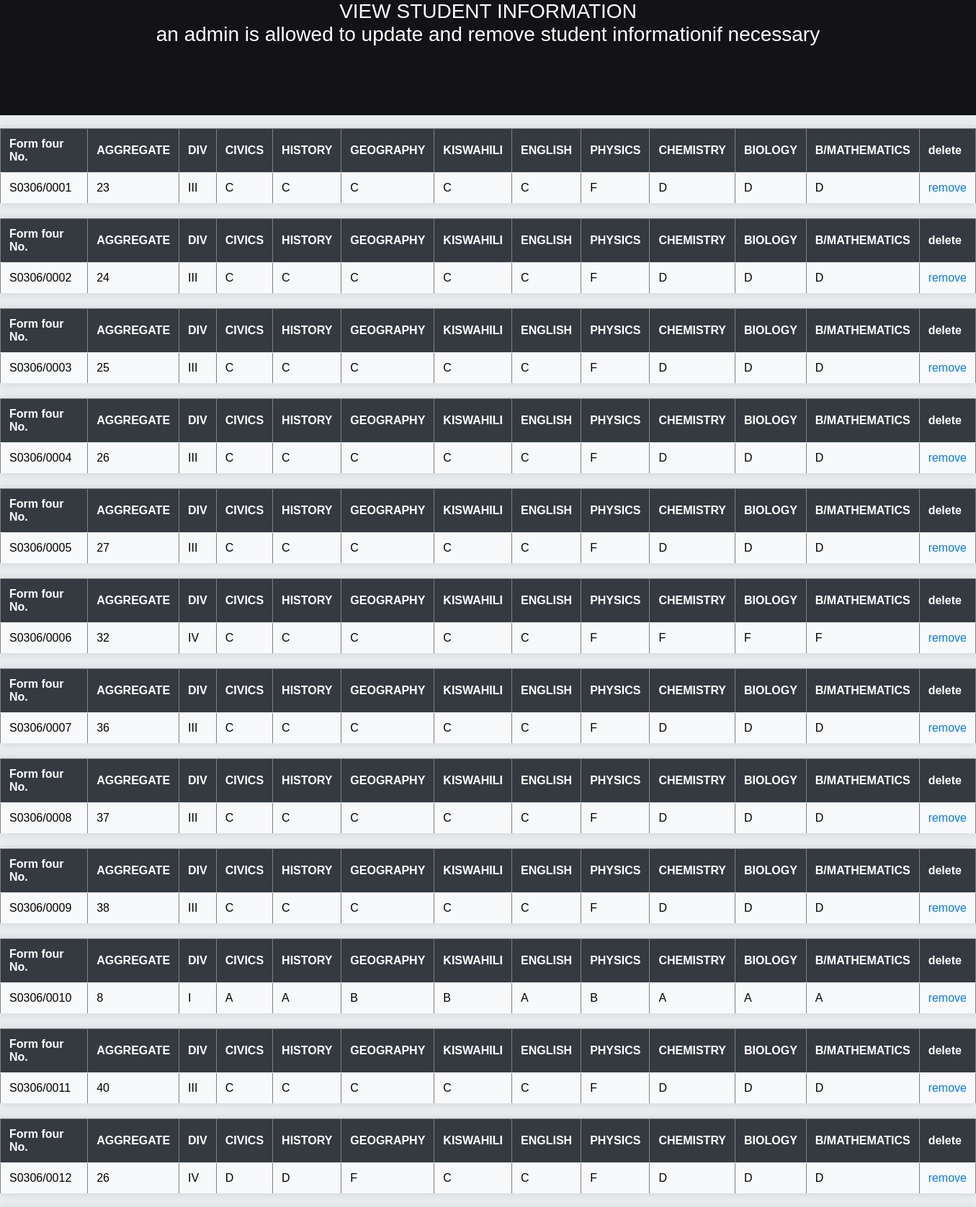
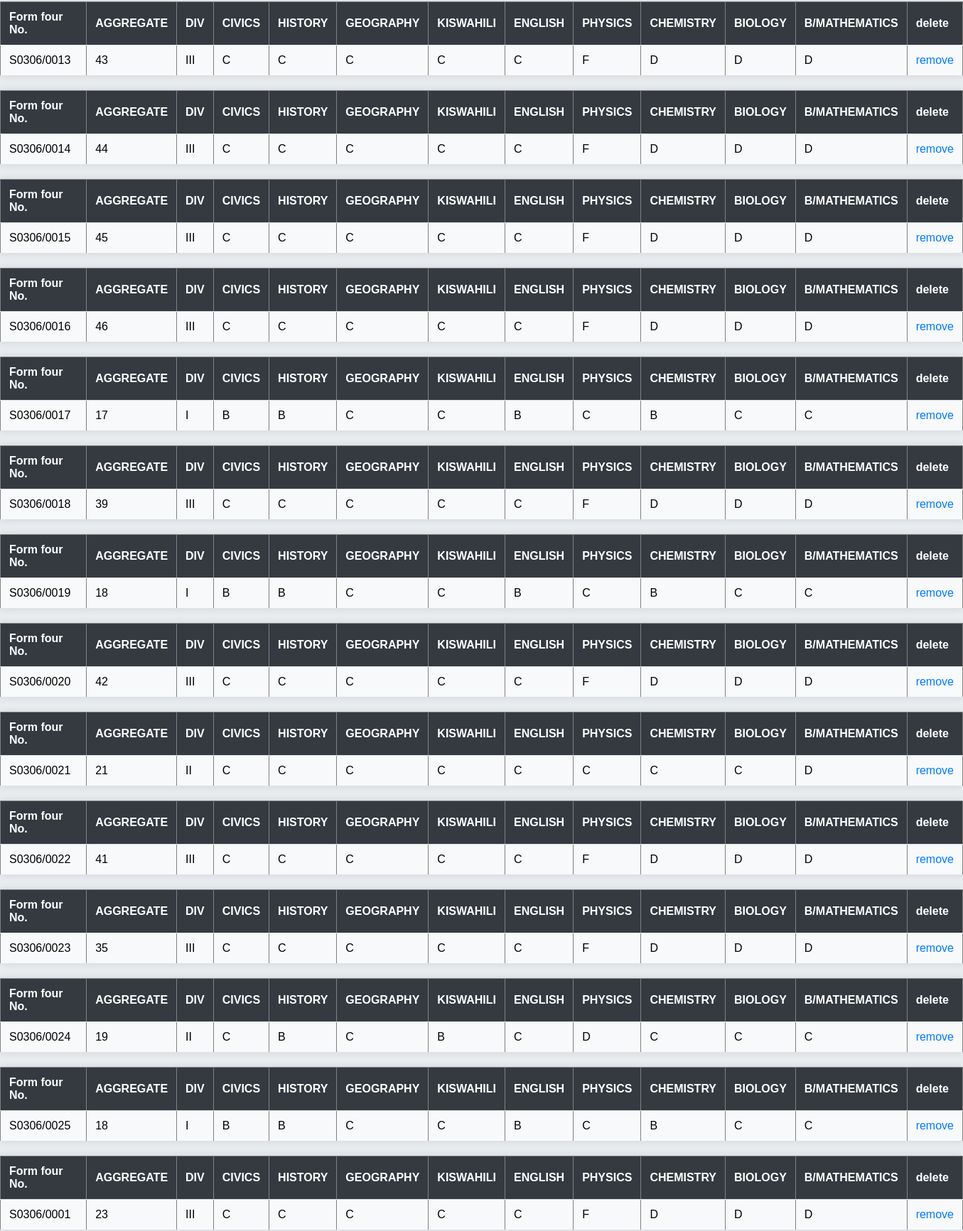
/viewresult.php (upper part), run on the app's committed database (2 pictures, top to bottom).
### tables this page shows
CREATE TABLE `resulttbl1` (
  `uid` int(11) NOT NULL,
  `CNO` varchar(15) NOT NULL,
  `AGGT` int(2) NOT NULL,
  `DIVISION` varchar(3) NOT NULL,
  `CIVICS` varchar(10) NOT NULL,
  `HISTORY` varchar(10) NOT NULL,
  `GEOGRAPHY` varchar(10) NOT NULL,
  `KISWAHILI` varchar(10) NOT NULL,
  `ENGLISH` varchar(10) NOT NULL,
  `PHYSICS` varchar(10) NOT NULL,
  `CHEMISTRY` varchar(10) NOT NULL,
  `BIOLOGY` varchar(10) NOT NULL,
  `MATHEMATICS` varchar(10) NOT NULL,
  `user` varchar(15) NOT NULL
);

### viewresult.php (the view, shortened to what this page needs)
<!DOCTYPE html>
<html>
    <head>
    </head>
    <link rel= "stylesheet" type="text/css" href="cascading/view1.css"/>
    <body>
    <header>
            VIEW STUDENT INFORMATION<br>
        an admin is allowed to update and remove student informationif necessary </header><br>
        <?php
include'connection.php';
$sql="SELECT * FROM resulttbl1 ";
$query=(mysqli_query($conn,$sql));
while($row=mysqli_fetch_array($query)){
    ?>
    <table border='1'>
    <tr>
    <th>Form four No.</th><th>AGGREGATE</th><th>DIV</th><th>CIVICS</th><th>HISTORY</th><th>GEOGRAPHY</th><th>KISWAHILI</th><th>ENGLISH</th><th>PHYSICS</th><th>CHEMISTRY</th><th>BIOLOGY</th><th>B/MATHEMATICS</th>
   <th>delete</th>
   </tr>
   <tr>
    <td><?php echo $row['CNO'];?></td>
   <td><?php echo $row['AGGT'];?></td>
   <td><?php echo $row['DIVISION'];?></td>
   <td><?php echo $row['CIVICS'];?></td>
   <td><?php echo $row['HISTORY'];?></td>
   <td><?php echo $row['GEOGRAPHY'];?></td>
   <td><?php echo $row['KISWAHILI'];?></td>
   <td><?php echo $row['ENGLISH'];?></td>
   <td><?php echo $row['PHYSICS'];?></td>
   <td><?php echo $row['CHEMISTRY'];?></td>
   <td><?php echo $row['BIOLOGY'];?></td>
   <td><?php echo $row['MATHEMATICS'];?></td>
    <td><a href='resultdelete.php?id=<?php echo $row['uid'];?>'>remove</td>
    </tr>
  </table>
 <?php
}
?>
</body>
<html>

### cascading/view1.css (style rules this page uses)
body { font-family: Arial, sans-serif; background-color: #e9ecef; margin: 0; padding: 0px; }
table { width: 100%; border-collapse: collapse; margin-bottom: 20px; background-color: #ffffff; box-shadow: 0 0 10px rgba(0, 0, 0, 0.1); }
th, td { padding: 12px; text-align: left; border-bottom: 1px solid #dee2e6; }
th { background-color: #343a40; color: #ffffff; }
tr:nth-child(even) { background-color: #f8f9fa; }
tr:nth-child(odd) { background-color: #ffffff; }
a { text-decoration: none; color: #007bff; }
header { font-size:28px; color:white; background-color:rgb(18, 18, 23); height:20vh; text-align:center; width:100%; }

### data on the page
resulttbl1: CNO "S0306/0001", AGGT "23", DIVISION "III", CIVICS "C", HISTORY "C", GEOGRAPHY "C", KISWAHILI "C", ENGLISH "C", PHYSICS "F", CHEMISTRY "D", BIOLOGY "D", MATHEMATICS "D"
resulttbl1: CNO "S0306/0002", AGGT "24", DIVISION "III", CIVICS "C", HISTORY "C", GEOGRAPHY "C", KISWAHILI "C", ENGLISH "C", PHYSICS "F", CHEMISTRY "D", BIOLOGY "D", MATHEMATICS "D"
resulttbl1: CNO "S0306/0003", AGGT "25", DIVISION "III", CIVICS "C", HISTORY "C", GEOGRAPHY "C", KISWAHILI "C", ENGLISH "C", PHYSICS "F", CHEMISTRY "D", BIOLOGY "D", MATHEMATICS "D"
resulttbl1: CNO "S0306/0004", AGGT "26", DIVISION "III", CIVICS "C", HISTORY "C", GEOGRAPHY "C", KISWAHILI "C", ENGLISH "C", PHYSICS "F", CHEMISTRY "D", BIOLOGY "D", MATHEMATICS "D"
resulttbl1: CNO "S0306/0005", AGGT "27", DIVISION "III", CIVICS "C", HISTORY "C", GEOGRAPHY "C", KISWAHILI "C", ENGLISH "C", PHYSICS "F", CHEMISTRY "D", BIOLOGY "D", MATHEMATICS "D"
resulttbl1: CNO "S0306/0006", AGGT "32", DIVISION "IV", CIVICS "C", HISTORY "C", GEOGRAPHY "C", KISWAHILI "C", ENGLISH "C", PHYSICS "F", CHEMISTRY "F", BIOLOGY "F", MATHEMATICS "F"
resulttbl1: CNO "S0306/0007", AGGT "36", DIVISION "III", CIVICS "C", HISTORY "C", GEOGRAPHY "C", KISWAHILI "C", ENGLISH "C", PHYSICS "F", CHEMISTRY "D", BIOLOGY "D", MATHEMATICS "D"
resulttbl1: CNO "S0306/0008", AGGT "37", DIVISION "III", CIVICS "C", HISTORY "C", GEOGRAPHY "C", KISWAHILI "C", ENGLISH "C", PHYSICS "F", CHEMISTRY "D", BIOLOGY "D", MATHEMATICS "D"
resulttbl1: CNO "S0306/0009", AGGT "38", DIVISION "III", CIVICS "C", HISTORY "C", GEOGRAPHY "C", KISWAHILI "C", ENGLISH "C", PHYSICS "F", CHEMISTRY "D", BIOLOGY "D", MATHEMATICS "D"
resulttbl1: CNO "S0306/0010", AGGT "8", DIVISION "I", CIVICS "A", HISTORY "A", GEOGRAPHY "B", KISWAHILI "B", ENGLISH "A", PHYSICS "B", CHEMISTRY "A", BIOLOGY "A", MATHEMATICS "A"
resulttbl1: CNO "S0306/0011", AGGT "40", DIVISION "III", CIVICS "C", HISTORY "C", GEOGRAPHY "C", KISWAHILI "C", ENGLISH "C", PHYSICS "F", CHEMISTRY "D", BIOLOGY "D", MATHEMATICS "D"
resulttbl1: CNO "S0306/0012", AGGT "26", DIVISION "IV", CIVICS "D", HISTORY "D", GEOGRAPHY "F", KISWAHILI "C", ENGLISH "C", PHYSICS "F", CHEMISTRY "D", BIOLOGY "D", MATHEMATICS "D"
resulttbl1: CNO "S0306/0013", AGGT "43", DIVISION "III", CIVICS "C", HISTORY "C", GEOGRAPHY "C", KISWAHILI "C", ENGLISH "C", PHYSICS "F", CHEMISTRY "D", BIOLOGY "D", MATHEMATICS "D"
resulttbl1: CNO "S0306/0014", AGGT "44", DIVISION "III", CIVICS "C", HISTORY "C", GEOGRAPHY "C", KISWAHILI "C", ENGLISH "C", PHYSICS "F", CHEMISTRY "D", BIOLOGY "D", MATHEMATICS "D"
resulttbl1: CNO "S0306/0015", AGGT "45", DIVISION "III", CIVICS "C", HISTORY "C", GEOGRAPHY "C", KISWAHILI "C", ENGLISH "C", PHYSICS "F", CHEMISTRY "D", BIOLOGY "D", MATHEMATICS "D"
resulttbl1: CNO "S0306/0016", AGGT "46", DIVISION "III", CIVICS "C", HISTORY "C", GEOGRAPHY "C", KISWAHILI "C", ENGLISH "C", PHYSICS "F", CHEMISTRY "D", BIOLOGY "D", MATHEMATICS "D"
resulttbl1: CNO "S0306/0017", AGGT "17", DIVISION "I", CIVICS "B", HISTORY "B", GEOGRAPHY "C", KISWAHILI "C", ENGLISH "B", PHYSICS "C", CHEMISTRY "B", BIOLOGY "C", MATHEMATICS "C"
resulttbl1: CNO "S0306/0018", AGGT "39", DIVISION "III", CIVICS "C", HISTORY "C", GEOGRAPHY "C", KISWAHILI "C", ENGLISH "C", PHYSICS "F", CHEMISTRY "D", BIOLOGY "D", MATHEMATICS "D"
resulttbl1: CNO "S0306/0019", AGGT "18", DIVISION "I", CIVICS "B", HISTORY "B", GEOGRAPHY "C", KISWAHILI "C", ENGLISH "B", PHYSICS "C", CHEMISTRY "B", BIOLOGY "C", MATHEMATICS "C"
resulttbl1: CNO "S0306/0020", AGGT "42", DIVISION "III", CIVICS "C", HISTORY "C", GEOGRAPHY "C", KISWAHILI "C", ENGLISH "C", PHYSICS "F", CHEMISTRY "D", BIOLOGY "D", MATHEMATICS "D"
resulttbl1: CNO "S0306/0021", AGGT "21", DIVISION "II", CIVICS "C", HISTORY "C", GEOGRAPHY "C", KISWAHILI "C", ENGLISH "C", PHYSICS "C", CHEMISTRY "C", BIOLOGY "C", MATHEMATICS "D"
resulttbl1: CNO "S0306/0022", AGGT "41", DIVISION "III", CIVICS "C", HISTORY "C", GEOGRAPHY "C", KISWAHILI "C", ENGLISH "C", PHYSICS "F", CHEMISTRY "D", BIOLOGY "D", MATHEMATICS "D"
resulttbl1: CNO "S0306/0023", AGGT "35", DIVISION "III", CIVICS "C", HISTORY "C", GEOGRAPHY "C", KISWAHILI "C", ENGLISH "C", PHYSICS "F", CHEMISTRY "D", BIOLOGY "D", MATHEMATICS "D"
resulttbl1: CNO "S0306/0024", AGGT "19", DIVISION "II", CIVICS "C", HISTORY "B", GEOGRAPHY "C", KISWAHILI "B", ENGLISH "C", PHYSICS "D", CHEMISTRY "C", BIOLOGY "C", MATHEMATICS "C"
resulttbl1: CNO "S0306/0025", AGGT "18", DIVISION "I", CIVICS "B", HISTORY "B", GEOGRAPHY "C", KISWAHILI "C", ENGLISH "B", PHYSICS "C", CHEMISTRY "B", BIOLOGY "C", MATHEMATICS "C"
resulttbl1: CNO "S0306/0001", AGGT "23", DIVISION "III", CIVICS "C", HISTORY "C", GEOGRAPHY "C", KISWAHILI "C", ENGLISH "C", PHYSICS "F", CHEMISTRY "D", BIOLOGY "D", MATHEMATICS "D"
